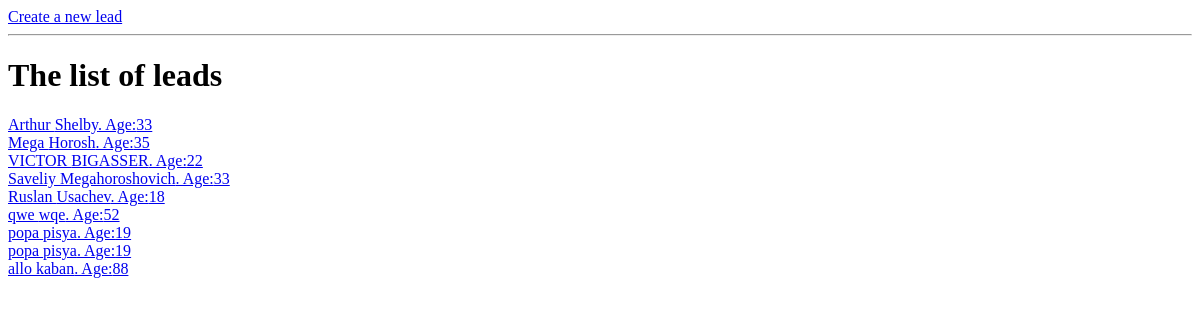
The page /leads/ on the database as committed earlier.
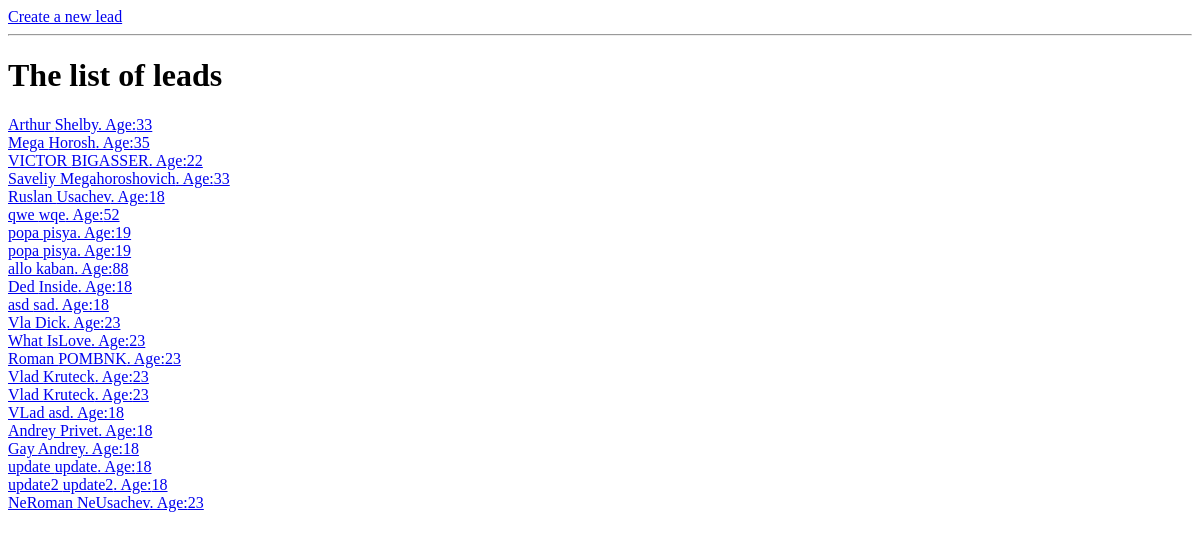
The same page on the database as committed later.
### crm_leads/models.py (models this page shows, shortened)
class Lead(models.Model):
    CHOICES = (
        ("VK", "VK"),
        ("YouTube", "YouTube"),
        ("Instagram", "Instagram"),
        ("Twitter", "Twitter"),
    )
    first_name = models.CharField(max_length=20)
    last_name = models.CharField(max_length=20)
    age = models.IntegerField(default=18)
    phoned = models.BooleanField(default=False)
    source = models.CharField(choices=CHOICES, max_length=100,blank=True)
    profile_picture = models.ImageField(blank=True, null=True)
    agent = models.ForeignKey("Agent",on_delete=models.CASCADE)

### crm_leads/views.py (the view)
# urls.py: path('',lead_list,name = "leads"),
def lead_list(request:HttpRequest)-> render:
   context = {
      "leads": Lead.objects.all()
   }
   return render(request,'crm_leads/lead_list.html', context)

### crm_leads/templates/crm_leads/lead_list.html (shortened to what this page needs)
<!DOCTYPE html>
<html lang="en">
<head>
</head>
<body>
    <a href="/leads/new/">Create a new lead</a>
    <hr>
    <h1>The list of leads</h1>
    {% for lead in leads %}
        <div>
            <a href="/leads/{{ lead.pk }}/">{{ lead.first_name }} {{ lead.last_name }}. Age:{{ lead.age }}</a>
        </div>
    {% endfor %}
</body>
</html>

Rows that differ between the two databases and show on the page:
added Lead: first_name "Ded", last_name "Inside", age "18"
added Lead: first_name "asd", last_name "sad", age "18"
added Lead: first_name "Vla", last_name "Dick", age "23"
added Lead: first_name "What", last_name "IsLove", age "23"
added Lead: first_name "Roman", last_name "POMBNK", age "23"
added Lead: first_name "Vlad", last_name "Kruteck", age "23"
added Lead: first_name "Vlad", last_name "Kruteck", age "23"
added Lead: first_name "VLad", last_name "asd", age "18"
added Lead: first_name "Andrey", last_name "Privet", age "18"
added Lead: first_name "Gay", last_name "Andrey", age "18"
added Lead: first_name "update", last_name "update", age "18"
added Lead: first_name "update2", last_name "update2", age "18"
added Lead: first_name "NeRoman", last_name "NeUsachev", age "23"
